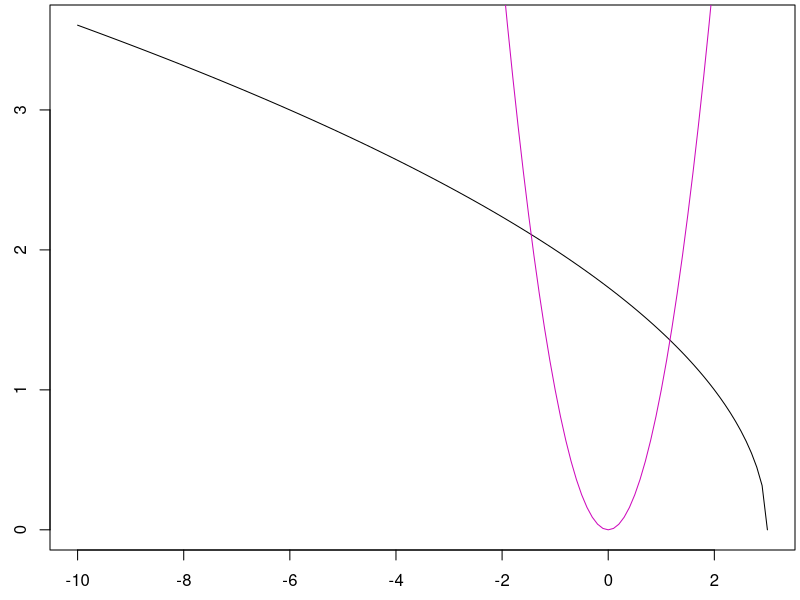
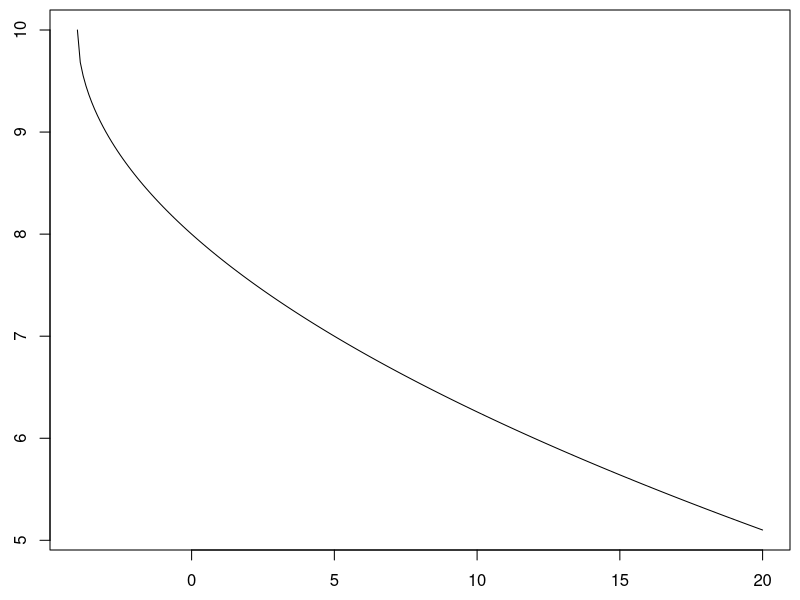
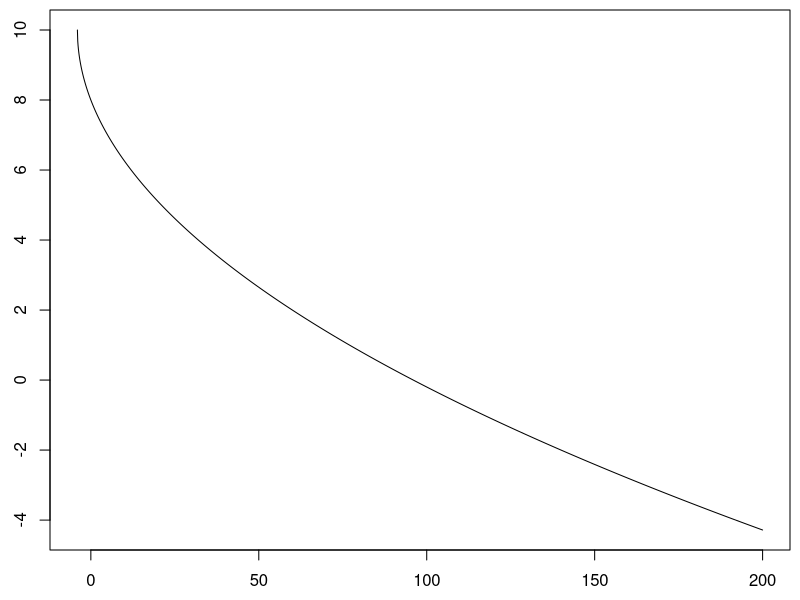

Write the R code that produced these figures, in order.
rm(list=ls())

f1 <- function(x){
  sqrt(3-x)
}

f1(3)
f1(0)
f1(-100)
f1(10)

x <- seq(-10,3,0.1)
y <- f1(x)

par(mar=c(2.5,2.5,0.25,0.25))
plot(x,y,type='l')




f.quad <- function(x,a=1,b=0,c=0){
  a*x^2 + b*x + c
}

f.quad(-2)
f.quad(-1)
f.quad(0)
f.quad(1)
f.quad(2)

x <- seq(-2,2,0.1)

par(mar=c(2.5,2.5,0.25,0.25))
lines(x,f.quad(x),type='l', col = 6)




f.quad1 <- function(x,a=1,b=0,c=0){
  a*x^2 + b*x + c
}

f.quad2 <- function(x,a,b,c){
  a*x^2 + b*x + c
}

f.quad1(1/2)
f.quad2(1/2,1,2,7)

f.quad1(0,1,2,7)
f.quad2(0,1,2,7)

f.quad1(-1/3)
f.quad2(-1/3,1,0,0)





i <- seq(3,7)
2+i^2

k <- seq(4,8)
k <- 4:8
sum(5-k)

prod(1:4)
n <- seq(1,4)
prod(n)

factorial(4)

k <- seq(2,4)
sum(2*k-3)

prod(2*k-3)




x <- seq(-4,20,0.1)
y <- 10-sqrt(x+4)
par(mar=c(2.5,2.5,0.5,0.5))
plot(x,y,type='l')

x <- seq(-4,200,0.1)
y <- 10-sqrt(x+4)
par(mar=c(2.5,2.5,0.5,0.5))
plot(x,y,type='l')
